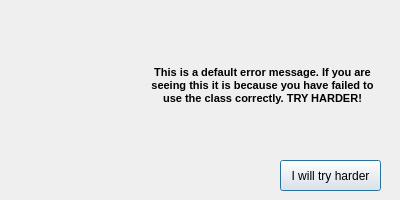
<?xml version="1.0" encoding="UTF-8"?>
<ui version="4.0">
 <class>ErrorPopup</class>
 <widget class="QDialog" name="ErrorPopup">
  <property name="windowModality">
   <enum>Qt::NonModal</enum>
  </property>
  <property name="geometry">
   <rect>
    <x>0</x>
    <y>0</y>
    <width>400</width>
    <height>200</height>
   </rect>
  </property>
  <property name="sizePolicy">
   <sizepolicy hsizetype="Fixed" vsizetype="Fixed">
    <horstretch>0</horstretch>
    <verstretch>0</verstretch>
   </sizepolicy>
  </property>
  <property name="minimumSize">
   <size>
    <width>400</width>
    <height>200</height>
   </size>
  </property>
  <property name="maximumSize">
   <size>
    <width>400</width>
    <height>200</height>
   </size>
  </property>
  <property name="baseSize">
   <size>
    <width>400</width>
    <height>200</height>
   </size>
  </property>
  <property name="windowTitle">
   <string>Dialog</string>
  </property>
  <property name="modal">
   <bool>true</bool>
  </property>
  <widget class="QPushButton" name="error_popup_button">
   <property name="geometry">
    <rect>
     <x>280</x>
     <y>160</y>
     <width>101</width>
     <height>31</height>
    </rect>
   </property>
   <property name="text">
    <string>I will try harder</string>
   </property>
  </widget>
  <widget class="QWidget" name="horizontalLayoutWidget">
   <property name="geometry">
    <rect>
     <x>20</x>
     <y>20</y>
     <width>361</width>
     <height>131</height>
    </rect>
   </property>
   <layout class="QHBoxLayout" name="horizontalLayout" stretch="1,2">
    <item>
     <widget class="QLabel" name="error_popup_picture">
      <property name="text">
       <string/>
      </property>
      <property name="alignment">
       <set>Qt::AlignCenter</set>
      </property>
     </widget>
    </item>
    <item>
     <widget class="QLabel" name="error_popup_message">
      <property name="font">
       <font>
        <pointsize>8</pointsize>
        <weight>75</weight>
        <bold>true</bold>
       </font>
      </property>
      <property name="text">
       <string>This is a default error message. If you are seeing this it is because you have failed to use the class correctly. TRY HARDER!</string>
      </property>
      <property name="alignment">
       <set>Qt::AlignCenter</set>
      </property>
      <property name="wordWrap">
       <bool>true</bool>
      </property>
      <property name="margin">
       <number>10</number>
      </property>
      <property name="textInteractionFlags">
       <set>Qt::NoTextInteraction</set>
      </property>
     </widget>
    </item>
   </layout>
  </widget>
 </widget>
 <resources/>
 <connections/>
</ui>
